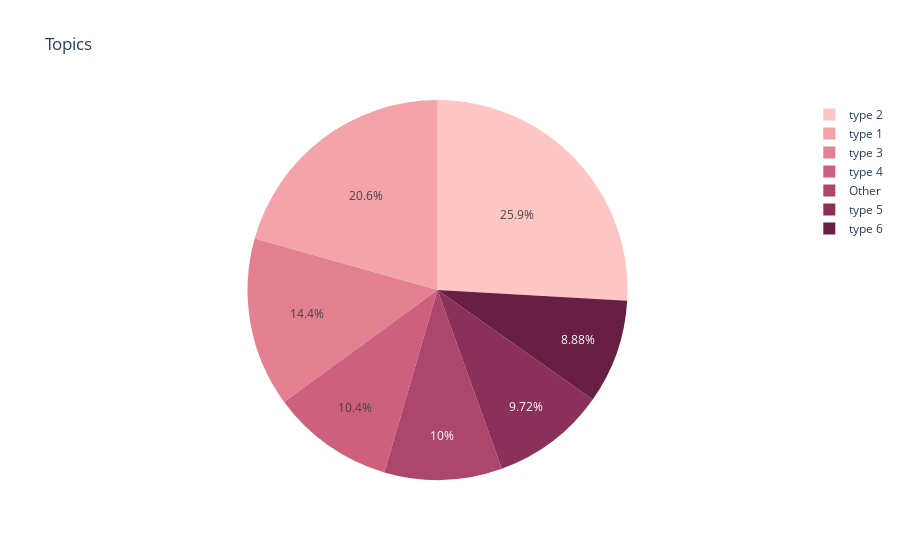

Source (notebook cell):
### Code cell
import plotly.express as px

fig = px.pie(result, names='Topic',  title='Topics', color_discrete_sequence=px.colors.sequential.Burg)
fig.show()

### Figure 1 — Plotly figure (JSON) as saved in the notebook; plotly's stock layout.template omitted (floating-point values rounded to 4 significant figures; data arrays with more than 128 entries replaced by an {"elided": "..."} marker saying what was removed)
{"data": [{"domain": {"x": [0, 1], "y": [0, 1]}, "hovertemplate": "Topic=%{label}<extra></extra>", "labels": {"elided": "20491 str values"}, "legendgroup": "", "name": "", "showlegend": true, "type": "pie"}], "layout": {"legend": {"tracegroupgap": 0}, "piecolorway": ["rgb(255, 198, 196)", "rgb(244, 163, 168)", "rgb(227, 129, 145)", "rgb(204, 96, 125)", "rgb(173, 70, 108)", "rgb(139, 48, 88)", "rgb(103, 32, 68)"], "title": {"text": "Topics"}}}
